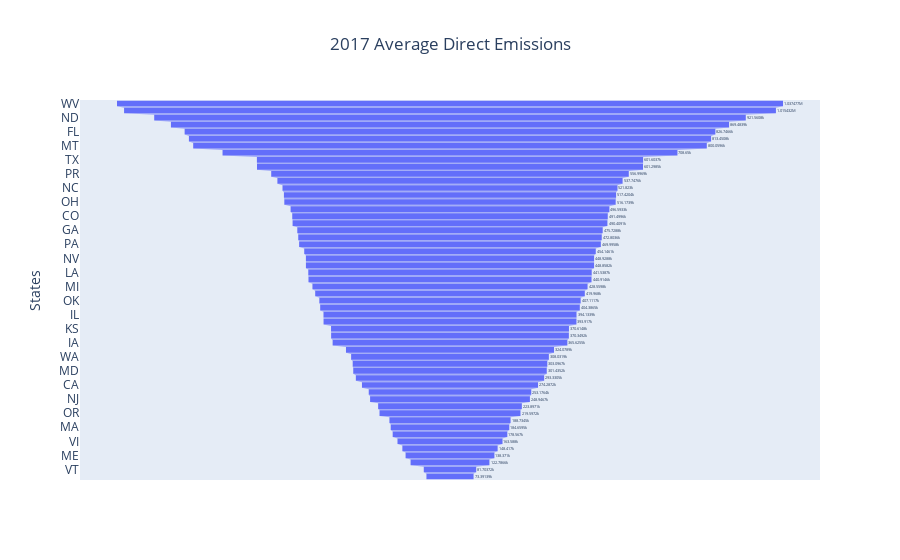

Notebook source saved alongside this figure:
### Code cell
df_2017 = LRIT_new2.select("State", "avg_dir_emi_2017").sort("avg_dir_emi_2017", descending = True)
fig = go.Figure(go.Funnel(
    y=df_2017["State"],
    x=df_2017["avg_dir_emi_2017"] ))
fig.update_layout(title='2017 Average Direct Emissions ',xaxis_title="Average Emissions(2017)",yaxis_title="States",title_x=0.5)
fig.show()

### Figure 1 — Plotly figure (JSON) as saved in the notebook; plotly's stock layout.template omitted (floating-point values rounded to 4 significant figures)
{"data": [{"type": "funnel", "x": [1037000.0, 1015000.0, 921600.0, 869500.0, 826700.0, 813500.0, 800100.0, 708700.0, 601600.0, 601300.0, 557000.0, 537700.0, 521800.0, 517400.0, 516200.0, 496600.0, 491500.0, 490400.0, 475700.0, 472800.0, 470000.0, 454100.0, 448900.0, 448900.0, 441500.0, 440900.0, 428600.0, 420000.0, 407100.0, 404400.0, 394100.0, 393900.0, 370600.0, 370300.0, 365600.0, 324100.0, 308000.0, 303100.0, 301400.0, 293300.0, 274300.0, 253200.0, 248900.0, 223900.0, 219600.0, 188700.0, 184700.0, 178600.0, 163600.0, 148400.0, 138400.0, 122800.0, 81700.0, 73390.0], "y": ["WV", "WY", "ND", "MO", "FL", "IN", "MT", "KY", "TX", "UT", "PR", "AL", "NC", "NM", "OH", "GU", "CO", "TN", "GA", "AZ", "PA", "AR", "NV", "MS", "LA", "NE", "MI", "DE", "OK", "SC", "IL", "WI", "KS", "MN", "IA", "RI", "WA", "VA", "MD", "HI", "CA", "AK", "NJ", "CT", "OR", "SD", "MA", "NY", "VI", "NH", "ME", "ID", "VT", "DC"]}], "layout": {"title": {"text": "2017 Average Direct Emissions ", "x": 0.5}, "xaxis": {"title": {"text": "Average Emissions(2017)"}}, "yaxis": {"title": {"text": "States"}}}}
